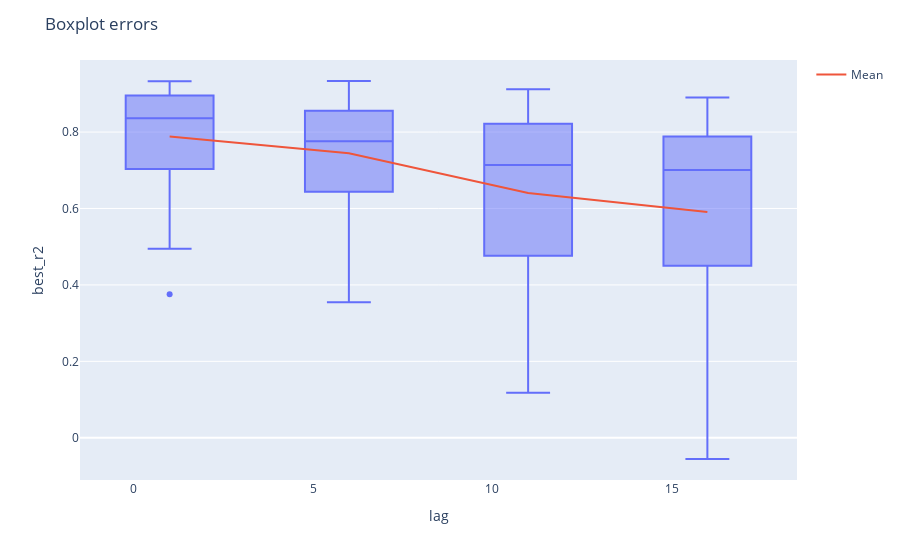

The notebook cell this image was saved under:
### Code cell
col = 'r2'
do_kalman = True

if do_kalman:
    col = 'best_{}'.format(col)

df_plot = df_results_mean_best_model.reset_index()

fig = px.box(df_plot, x="lag", y=col)
means = df_plot.groupby(by=["lag"]).mean()[col]
medians = df_plot.groupby(by=["lag"]).median()[col]

fig.add_trace(go.Scatter(x=means.index, y=means,
                mode='lines',
                name='Mean'))

# Add figure title
fig.update_layout(
    title_text="Boxplot errors",
    yaxis=dict(
        range=[0, df_plot.max()]
    )
)

fig.show()

### Figure 1 — Plotly figure (JSON) as saved in the notebook; plotly's stock layout.template omitted (floating-point values rounded to 4 significant figures)
{"data": [{"alignmentgroup": "True", "hovertemplate": "lag=%{x}<br>best_r2=%{y}<extra></extra>", "legendgroup": "", "marker": {"color": "#636efa"}, "name": "", "notched": false, "offsetgroup": "", "orientation": "v", "showlegend": false, "type": "box", "x": [1, 6, 11, 16, 1, 6, 11, 16, 1, 6, 11, 16, 1, 6, 11, 16, 1, 6, 11, 16, 1, 6, 11, 16, 1, 6, 11, 16, 1, 6, 11, 16, 1, 6, 11, 16, 1, 6, 11, 16, 1, 6, 11, 16, 1, 6, 11, 16, 1, 6, 11, 16, 1, 6, 11, 16, 1, 6, 11, 16, 1, 6, 11, 16, 1, 6, 11, 16, 1, 6, 11, 16, 1, 6, 11, 16, 1, 6, 11, 16], "x0": " ", "xaxis": "x", "y": [0.6698, 0.6041, 0.8063, 0.8164, 0.8213, 0.6909, 0.7368, 0.5503, 0.8241, 0.7788, 0.8742, 0.8237, 0.8977, 0.9336, 0.7657, 0.7606, 0.9151, 0.861, 0.6904, 0.6989, 0.7908, 0.848, 0.4044, 0.4073, 0.8498, 0.6237, 0.5487, 0.4936, 0.8115, 0.8507, 0.9119, 0.7487, 0.8478, 0.7769, 0.6133, 0.5594, 0.8877, 0.81, 0.6662, 0.7486, 0.4944, 0.5913, 0.6216, 0.3486, 0.9327, 0.7744, 0.8287, 0.8904, 0.6202, 0.7032, 0.3513, 0.1266, 0.3756, 0.3549, 0.118, -0.05552, 0.6966, 0.6641, 0.8014, 0.7024, 0.9266, 0.8837, 0.8835, 0.8556, 0.9288, 0.736, 0.3496, 0.7067, 0.894, 0.9256, 0.8817, 0.873, 0.7095, 0.572, 0.1431, 0.1947, 0.8757, 0.902, 0.8145, 0.5634], "y0": " ", "yaxis": "y"}, {"mode": "lines", "name": "Mean", "type": "scatter", "x": [1, 6, 11, 16], "y": [0.7885, 0.7442, 0.6406, 0.5907]}], "layout": {"boxmode": "group", "legend": {"tracegroupgap": 0}, "margin": {"t": 60}, "title": {"text": "Boxplot errors"}, "xaxis": {"anchor": "y", "domain": [0, 1], "title": {"text": "lag"}}, "yaxis": {"anchor": "x", "domain": [0, 1], "range": [0, ["Veneto", 16, 0.226, 0.9217, 0.187, 0.9317, 0.1987, 0.9316, 0.1719, 0.9336, 0.9336, 0.1719]], "title": {"text": "best_r2"}}}}
